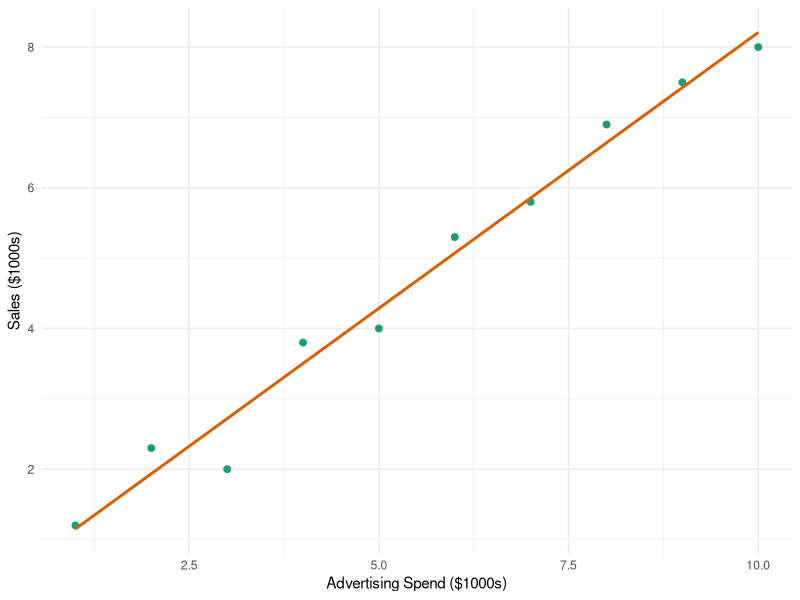
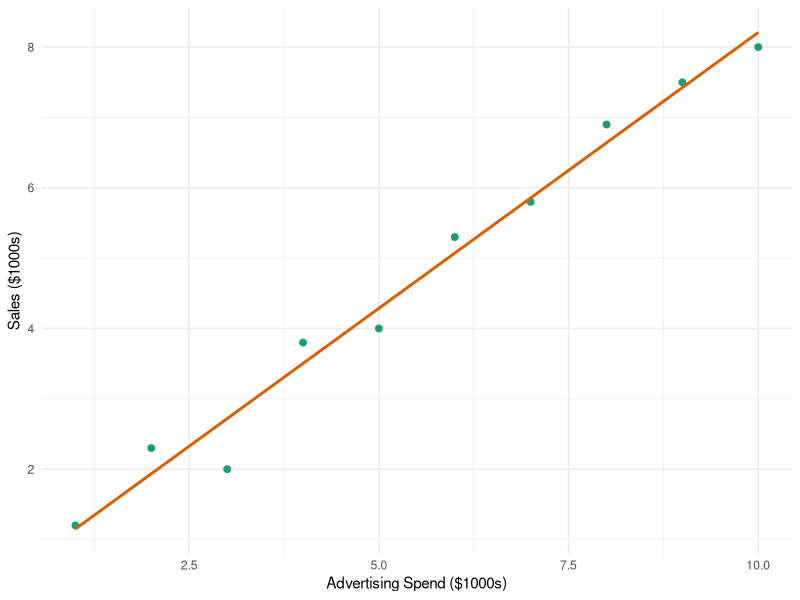

Source code (R) for these figures, in order:
library(ggplot2)
ad_data <- data.frame(
      spend = c(1,2,3,4,5,6,7,8,9,10),
      sales = c(1.2,2.3,2.0,3.8,4.0,5.3,5.8,6.9,7.5,8.0)
    )
ggplot(ad_data, aes(x = spend, y = sales)) +
      geom_point(size = 2, color = "#1b9e77") +
      geom_smooth(method = "lm", se = FALSE, color = "#d95f02") +
      labs(x = "Advertising Spend ($1000s)", y = "Sales ($1000s)") +
      theme_minimal() +
      theme(
            panel.background = element_rect(fill = "transparent", colour = NA),
            plot.background  = element_rect(fill = "transparent", colour = NA)
          )
ggsave("ad_sales_scatter.pdf", bg = "transparent")
